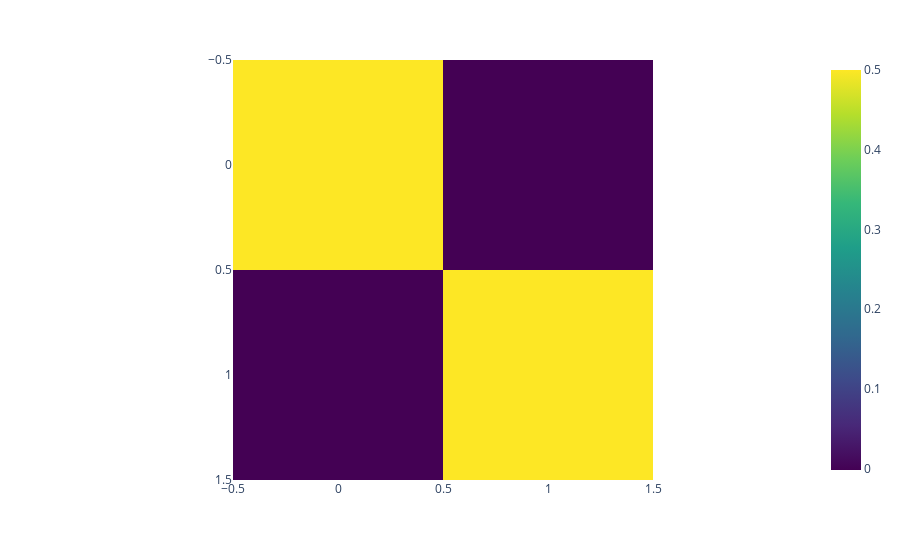

The cell this chart's notebook holds for it:
### Code cell
rdm____ = RDM(18, 0.0-0.01, 1, True)

eig_E_s__, eigvs_V___ = scipy.linalg.eigh(rdm____)
fig = px.imshow(rdm____, color_continuous_scale='Viridis')
print(eig_E_s__)
fig.show()

### Figure 1 — Plotly figure (JSON) as saved in the notebook; plotly's stock layout.template omitted (floating-point values rounded to 4 significant figures)
{"data": [{"coloraxis": "coloraxis", "hovertemplate": "x: %{x}<br>y: %{y}<br>color: %{z}<extra></extra>", "name": "0", "type": "heatmap", "xaxis": "x", "yaxis": "y", "z": [[0.5, -0.001667], [-0.001667, 0.5]]}], "layout": {"coloraxis": {"colorscale": [[0, "#440154"], [0.1111, "#482878"], [0.2222, "#3e4989"], [0.3333, "#31688e"], [0.4444, "#26828e"], [0.5556, "#1f9e89"], [0.6667, "#35b779"], [0.7778, "#6ece58"], [0.8889, "#b5de2b"], [1, "#fde725"]]}, "margin": {"t": 60}, "xaxis": {"anchor": "y", "constrain": "domain", "domain": [0, 1], "scaleanchor": "y"}, "yaxis": {"anchor": "x", "autorange": "reversed", "constrain": "domain", "domain": [0, 1]}}}
